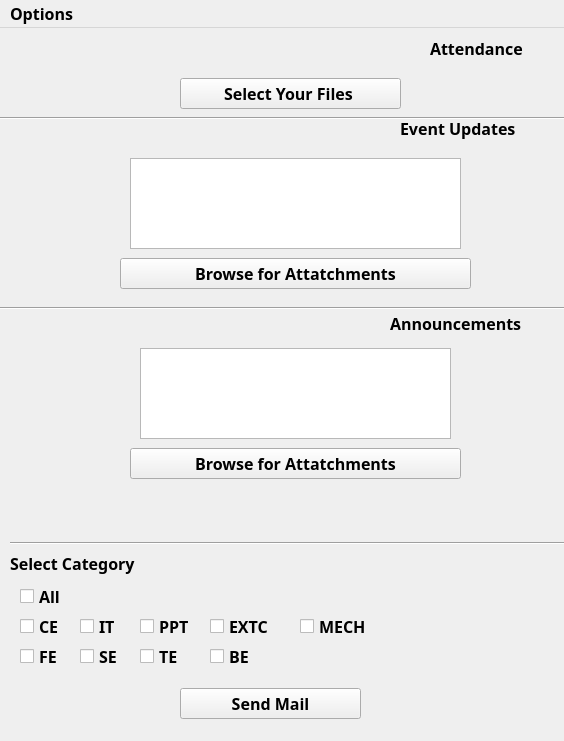
<?xml version="1.0" encoding="UTF-8"?>
<ui version="4.0">
 <class>MainPage</class>
 <widget class="QMainWindow" name="MainPage">
  <property name="geometry">
   <rect>
    <x>0</x>
    <y>0</y>
    <width>564</width>
    <height>741</height>
   </rect>
  </property>
  <property name="font">
   <font>
    <family>Arial Black</family>
    <pointsize>12</pointsize>
    <weight>75</weight>
    <bold>true</bold>
   </font>
  </property>
  <property name="mouseTracking">
   <bool>true</bool>
  </property>
  <property name="tabletTracking">
   <bool>false</bool>
  </property>
  <property name="contextMenuPolicy">
   <enum>Qt::DefaultContextMenu</enum>
  </property>
  <property name="acceptDrops">
   <bool>true</bool>
  </property>
  <property name="windowTitle">
   <string/>
  </property>
  <widget class="QWidget" name="centralwidget">
   <widget class="QPushButton" name="attendance_btn">
    <property name="geometry">
     <rect>
      <x>180</x>
      <y>50</y>
      <width>221</width>
      <height>31</height>
     </rect>
    </property>
    <property name="text">
     <string>Select Your Files </string>
    </property>
   </widget>
   <widget class="QTextEdit" name="eventUpdate_text">
    <property name="enabled">
     <bool>true</bool>
    </property>
    <property name="geometry">
     <rect>
      <x>130</x>
      <y>130</y>
      <width>331</width>
      <height>91</height>
     </rect>
    </property>
    <property name="font">
     <font>
      <family>Arial</family>
      <weight>50</weight>
      <bold>false</bold>
     </font>
    </property>
    <property name="acceptDrops">
     <bool>true</bool>
    </property>
    <property name="toolTip">
     <string/>
    </property>
    <property name="html">
     <string>&lt;!DOCTYPE HTML PUBLIC &quot;-//W3C//DTD HTML 4.0//EN&quot; &quot;http://www.w3.org/TR/REC-html40/strict.dtd&quot;&gt;
&lt;html&gt;&lt;head&gt;&lt;meta name=&quot;qrichtext&quot; content=&quot;1&quot; /&gt;&lt;style type=&quot;text/css&quot;&gt;
p, li { white-space: pre-wrap; }
&lt;/style&gt;&lt;/head&gt;&lt;body style=&quot; font-family:'Arial','Arial Black'; font-size:12pt; font-weight:400; font-style:normal;&quot;&gt;
&lt;p style=&quot;-qt-paragraph-type:empty; margin-top:0px; margin-bottom:0px; margin-left:0px; margin-right:0px; -qt-block-indent:0; text-indent:0px; font-family:'Arial Black'; font-weight:600;&quot;&gt;&lt;br /&gt;&lt;/p&gt;&lt;/body&gt;&lt;/html&gt;</string>
    </property>
   </widget>
   <widget class="QLabel" name="label">
    <property name="geometry">
     <rect>
      <x>430</x>
      <y>0</y>
      <width>131</width>
      <height>41</height>
     </rect>
    </property>
    <property name="text">
     <string>Attendance </string>
    </property>
   </widget>
   <widget class="QLabel" name="label_2">
    <property name="geometry">
     <rect>
      <x>400</x>
      <y>90</y>
      <width>161</width>
      <height>21</height>
     </rect>
    </property>
    <property name="text">
     <string>Event Updates</string>
    </property>
   </widget>
   <widget class="QPushButton" name="eventUpdates_btn">
    <property name="geometry">
     <rect>
      <x>120</x>
      <y>230</y>
      <width>351</width>
      <height>31</height>
     </rect>
    </property>
    <property name="text">
     <string>Browse for Attatchments</string>
    </property>
   </widget>
   <widget class="QLabel" name="label_3">
    <property name="geometry">
     <rect>
      <x>390</x>
      <y>280</y>
      <width>161</width>
      <height>31</height>
     </rect>
    </property>
    <property name="text">
     <string>Announcements</string>
    </property>
   </widget>
   <widget class="QTextEdit" name="announcement_text">
    <property name="geometry">
     <rect>
      <x>140</x>
      <y>320</y>
      <width>311</width>
      <height>91</height>
     </rect>
    </property>
    <property name="font">
     <font>
      <family>Arial</family>
      <weight>50</weight>
      <bold>false</bold>
     </font>
    </property>
   </widget>
   <widget class="QPushButton" name="announcment_btn">
    <property name="geometry">
     <rect>
      <x>130</x>
      <y>420</y>
      <width>331</width>
      <height>31</height>
     </rect>
    </property>
    <property name="text">
     <string>Browse for Attatchments</string>
    </property>
   </widget>
   <widget class="QPushButton" name="sendMail_btn">
    <property name="geometry">
     <rect>
      <x>180</x>
      <y>660</y>
      <width>181</width>
      <height>31</height>
     </rect>
    </property>
    <property name="text">
     <string>Send Mail</string>
    </property>
   </widget>
   <widget class="QLabel" name="label_4">
    <property name="geometry">
     <rect>
      <x>10</x>
      <y>520</y>
      <width>191</width>
      <height>31</height>
     </rect>
    </property>
    <property name="text">
     <string>Select Category</string>
    </property>
   </widget>
   <widget class="QCheckBox" name="all_checkbox">
    <property name="geometry">
     <rect>
      <x>20</x>
      <y>560</y>
      <width>70</width>
      <height>17</height>
     </rect>
    </property>
    <property name="text">
     <string>All</string>
    </property>
   </widget>
   <widget class="QCheckBox" name="fe_checkbox">
    <property name="geometry">
     <rect>
      <x>20</x>
      <y>620</y>
      <width>51</width>
      <height>17</height>
     </rect>
    </property>
    <property name="text">
     <string>FE</string>
    </property>
   </widget>
   <widget class="QCheckBox" name="se_checkbox">
    <property name="geometry">
     <rect>
      <x>80</x>
      <y>620</y>
      <width>51</width>
      <height>17</height>
     </rect>
    </property>
    <property name="text">
     <string>SE</string>
    </property>
   </widget>
   <widget class="QCheckBox" name="te_checkbox">
    <property name="geometry">
     <rect>
      <x>140</x>
      <y>620</y>
      <width>51</width>
      <height>17</height>
     </rect>
    </property>
    <property name="text">
     <string>TE</string>
    </property>
   </widget>
   <widget class="QCheckBox" name="be_checkbox">
    <property name="geometry">
     <rect>
      <x>210</x>
      <y>620</y>
      <width>51</width>
      <height>17</height>
     </rect>
    </property>
    <property name="text">
     <string>BE</string>
    </property>
   </widget>
   <widget class="QCheckBox" name="ce_checkbox">
    <property name="geometry">
     <rect>
      <x>20</x>
      <y>590</y>
      <width>51</width>
      <height>17</height>
     </rect>
    </property>
    <property name="text">
     <string>CE</string>
    </property>
   </widget>
   <widget class="QCheckBox" name="it_checkbox">
    <property name="geometry">
     <rect>
      <x>80</x>
      <y>590</y>
      <width>51</width>
      <height>17</height>
     </rect>
    </property>
    <property name="text">
     <string>IT</string>
    </property>
   </widget>
   <widget class="QCheckBox" name="ppt_checkbox">
    <property name="geometry">
     <rect>
      <x>140</x>
      <y>590</y>
      <width>71</width>
      <height>17</height>
     </rect>
    </property>
    <property name="text">
     <string>PPT</string>
    </property>
   </widget>
   <widget class="QCheckBox" name="extc_checkbox">
    <property name="geometry">
     <rect>
      <x>210</x>
      <y>590</y>
      <width>81</width>
      <height>17</height>
     </rect>
    </property>
    <property name="text">
     <string>EXTC</string>
    </property>
   </widget>
   <widget class="QCheckBox" name="mech_checkbox">
    <property name="geometry">
     <rect>
      <x>300</x>
      <y>590</y>
      <width>91</width>
      <height>17</height>
     </rect>
    </property>
    <property name="text">
     <string>MECH</string>
    </property>
   </widget>
   <widget class="Line" name="line1">
    <property name="geometry">
     <rect>
      <x>-30</x>
      <y>70</y>
      <width>661</width>
      <height>41</height>
     </rect>
    </property>
    <property name="orientation">
     <enum>Qt::Horizontal</enum>
    </property>
   </widget>
   <widget class="Line" name="line">
    <property name="geometry">
     <rect>
      <x>-10</x>
      <y>270</y>
      <width>581</width>
      <height>20</height>
     </rect>
    </property>
    <property name="orientation">
     <enum>Qt::Horizontal</enum>
    </property>
   </widget>
   <widget class="Line" name="line_2">
    <property name="geometry">
     <rect>
      <x>10</x>
      <y>500</y>
      <width>631</width>
      <height>31</height>
     </rect>
    </property>
    <property name="orientation">
     <enum>Qt::Horizontal</enum>
    </property>
   </widget>
   <widget class="QLabel" name="label_5">
    <property name="geometry">
     <rect>
      <x>150</x>
      <y>470</y>
      <width>271</width>
      <height>31</height>
     </rect>
    </property>
    <property name="text">
     <string/>
    </property>
   </widget>
   <widget class="QLabel" name="label_6">
    <property name="geometry">
     <rect>
      <x>4</x>
      <y>0</y>
      <width>561</width>
      <height>721</height>
     </rect>
    </property>
    <property name="text">
     <string/>
    </property>
    <property name="pixmap">
     <pixmap>../Design/mail sending.jpg</pixmap>
    </property>
    <property name="scaledContents">
     <bool>true</bool>
    </property>
   </widget>
   <zorder>label_6</zorder>
   <zorder>attendance_btn</zorder>
   <zorder>eventUpdate_text</zorder>
   <zorder>label</zorder>
   <zorder>label_2</zorder>
   <zorder>eventUpdates_btn</zorder>
   <zorder>label_3</zorder>
   <zorder>announcement_text</zorder>
   <zorder>announcment_btn</zorder>
   <zorder>sendMail_btn</zorder>
   <zorder>label_4</zorder>
   <zorder>all_checkbox</zorder>
   <zorder>fe_checkbox</zorder>
   <zorder>se_checkbox</zorder>
   <zorder>te_checkbox</zorder>
   <zorder>be_checkbox</zorder>
   <zorder>ce_checkbox</zorder>
   <zorder>it_checkbox</zorder>
   <zorder>ppt_checkbox</zorder>
   <zorder>extc_checkbox</zorder>
   <zorder>mech_checkbox</zorder>
   <zorder>line1</zorder>
   <zorder>line</zorder>
   <zorder>line_2</zorder>
   <zorder>label_5</zorder>
  </widget>
  <widget class="QMenuBar" name="menuBar">
   <property name="geometry">
    <rect>
     <x>0</x>
     <y>0</y>
     <width>564</width>
     <height>26</height>
    </rect>
   </property>
   <widget class="QMenu" name="menuOptions">
    <property name="title">
     <string>Options</string>
    </property>
    <addaction name="actionUpload_Student_Data"/>
   </widget>
   <addaction name="menuOptions"/>
  </widget>
  <action name="actionUpload_Student_Data">
   <property name="text">
    <string>Upload Student Data</string>
   </property>
  </action>
 </widget>
 <resources/>
 <connections/>
</ui>
